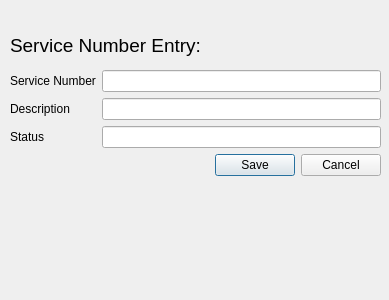
<?xml version="1.0" encoding="UTF-8"?>
<ui version="4.0">
 <class>ServiceNumberForm</class>
 <widget class="QWidget" name="ServiceNumberForm">
  <property name="geometry">
   <rect>
    <x>0</x>
    <y>0</y>
    <width>389</width>
    <height>300</height>
   </rect>
  </property>
  <property name="windowTitle">
   <string>Form</string>
  </property>
  <widget class="QWidget" name="sn_entry_form_Widget" native="true">
   <property name="geometry">
    <rect>
     <x>10</x>
     <y>70</y>
     <width>371</width>
     <height>121</height>
    </rect>
   </property>
   <layout class="QFormLayout" name="formLayout">
    <item row="0" column="0">
     <widget class="QLabel" name="sn_entry_service_number_Label">
      <property name="text">
       <string>Service Number</string>
      </property>
     </widget>
    </item>
    <item row="0" column="1">
     <widget class="QLineEdit" name="sn_entry_service_number_LineEdit"/>
    </item>
    <item row="1" column="0">
     <widget class="QLabel" name="sn_entry_description_Label">
      <property name="text">
       <string>Description</string>
      </property>
     </widget>
    </item>
    <item row="1" column="1">
     <widget class="QLineEdit" name="sn_entry_description_LineEdit"/>
    </item>
    <item row="3" column="1">
     <widget class="QDialogButtonBox" name="sn_entry_ButtonBox">
      <property name="standardButtons">
       <set>QDialogButtonBox::Cancel|QDialogButtonBox::Save</set>
      </property>
     </widget>
    </item>
    <item row="2" column="1">
     <widget class="QLineEdit" name="sn_entry_status_LineEdit"/>
    </item>
    <item row="2" column="0">
     <widget class="QLabel" name="sn_status_Label">
      <property name="text">
       <string>Status</string>
      </property>
     </widget>
    </item>
   </layout>
  </widget>
  <widget class="QLabel" name="sn_entry_form_Label">
   <property name="geometry">
    <rect>
     <x>10</x>
     <y>30</y>
     <width>361</width>
     <height>31</height>
    </rect>
   </property>
   <property name="font">
    <font>
     <pointsize>14</pointsize>
    </font>
   </property>
   <property name="text">
    <string>Service Number Entry:</string>
   </property>
  </widget>
  <widget class="QLabel" name="sn_bottem_Label">
   <property name="geometry">
    <rect>
     <x>20</x>
     <y>210</y>
     <width>361</width>
     <height>31</height>
    </rect>
   </property>
   <property name="font">
    <font>
     <pointsize>14</pointsize>
    </font>
   </property>
   <property name="text">
    <string/>
   </property>
  </widget>
 </widget>
 <tabstops>
  <tabstop>sn_entry_service_number_LineEdit</tabstop>
  <tabstop>sn_entry_description_LineEdit</tabstop>
  <tabstop>sn_entry_status_LineEdit</tabstop>
 </tabstops>
 <resources/>
 <connections/>
</ui>
